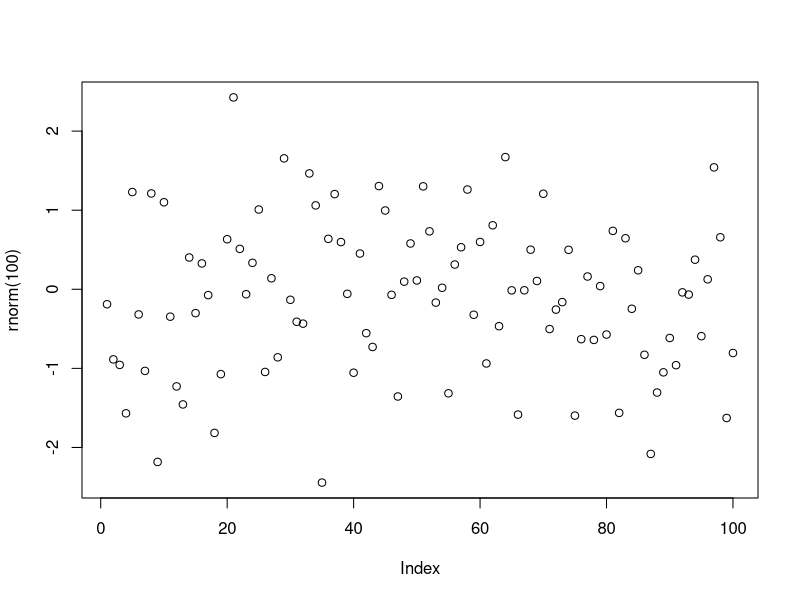

Write the R code that produced this figure.
## ---- chunk 1
plot(rnorm(100))
